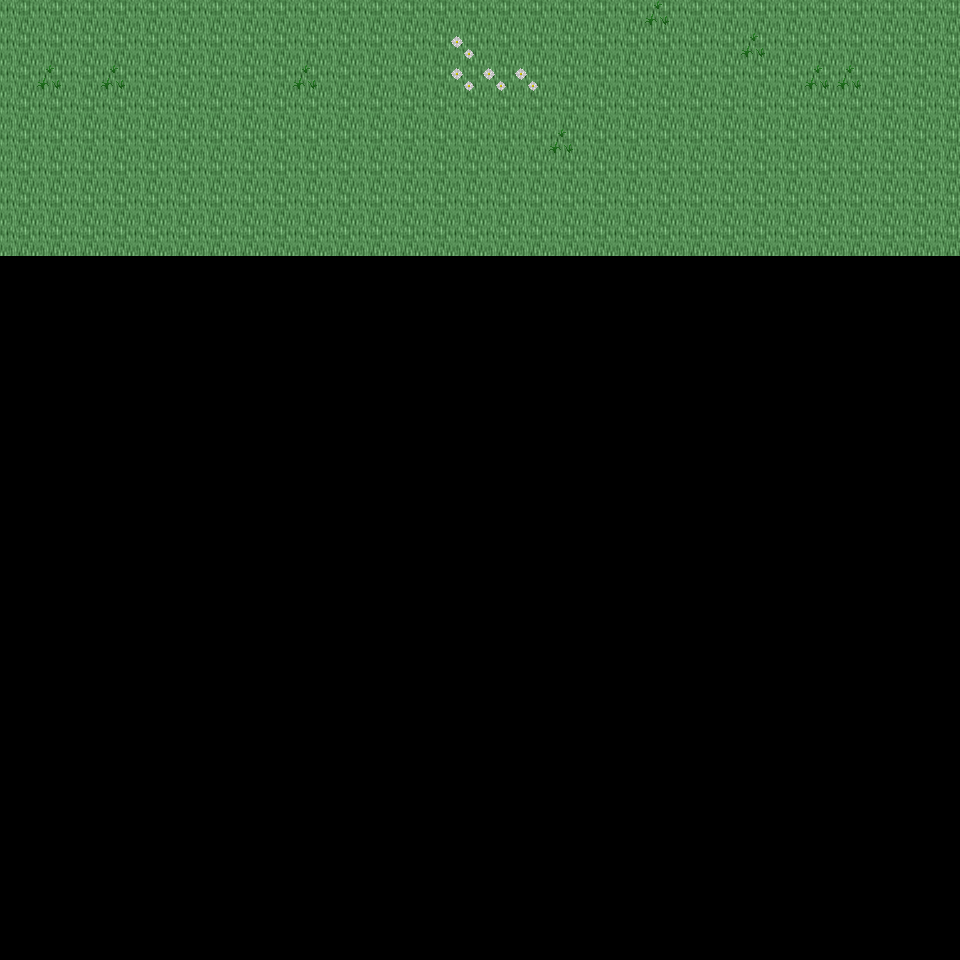

This game map was drawn from its Tiled (.tmx) file and the tilesets committed beside it. A one-line description and the trimmed map source follow:
An orthogonal 30x30 tile map with 32x32 px tiles, 6 tile layers (Ground, Object, Object2, Above, ...), 24 tilesets and 3 objects (3x mapExit).

<map version="1.0" orientation="orthogonal" renderorder="right-down" width="30" height="30" tilewidth="32" tileheight="32" nextobjectid="4">
  <tileset firstgid="1" name="tileset_ground_ground" tilewidth="32" tileheight="32" tilecount="33" columns="3">
    <image source="../drawable/tileset_ground_ground.png" width="96" height="352" />
  </tileset>
  <tileset firstgid="34" name="tileset_ground_ridge_earth_dark" tilewidth="32" tileheight="32" tilecount="96" columns="12">
    <image source="../drawable/tileset_ground_ridge_earth_dark.png" width="384" height="256" />
  </tileset>
  <tileset firstgid="130" name="tileset_plant_grasses" tilewidth="32" tileheight="32" tilecount="6" columns="3">
    <image source="../drawable/tileset_plant_grasses.png" width="96" height="64" />
  </tileset>
  <tileset firstgid="136" name="tileset_ground_grass_edges" tilewidth="32" tileheight="32" tilecount="36" columns="12">
    <image source="../drawable/tileset_ground_grass_edges.png" width="384" height="96" />
  </tileset>
  <tileset firstgid="172" name="tileset_ground_rock_pebbles" tilewidth="32" tileheight="32" tilecount="3" columns="1">
    <image source="../drawable/tileset_ground_rock_pebbles.png" width="32" height="96" />
  </tileset>
  <tileset firstgid="175" name="tileset_plant_flower_daisy_blue" tilewidth="32" tileheight="32" tilecount="8" columns="2">
    <image source="../drawable/tileset_plant_flower_daisy_blue.png" width="64" height="128" />
  </tileset>
  <tileset firstgid="183" name="tileset_plant_flower_daisy_white" tilewidth="32" tileheight="32" tilecount="8" columns="2">
    <image source="../drawable/tileset_plant_flower_daisy_white.png" width="64" height="128" />
  </tileset>
  <tileset firstgid="191" name="tileset_ground_cobbled_paving" tilewidth="32" tileheight="32" tilecount="1" columns="1">
    <image source="../drawable/tileset_ground_cobbled_paving.png" width="32" height="32" />
  </tileset>
  <tileset firstgid="192" name="tileset_item_pot_dark_barrel" tilewidth="32" tileheight="32" tilecount="2" columns="1">
    <image source="../drawable/tileset_item_pot_dark_barrel.png" width="32" height="64" />
  </tileset>
  <tileset firstgid="194" name="tileset_item_statue_green_stone" tilewidth="32" tileheight="32" tilecount="12" columns="4">
    <image source="../drawable/tileset_item_statue_green_stone.png" width="128" height="96" />
  </tileset>
  <tileset firstgid="206" name="tileset_logic_creature_orc" tilewidth="32" tileheight="32" tilecount="6" columns="6">
    <image source="../drawable/tileset_logic_creature_orc.png" width="192" height="32" />
  </tileset>
  <tileset firstgid="212" name="tileset_logic_creature_gnome" tilewidth="32" tileheight="32" tilecount="6" columns="6">
    <image source="../drawable/tileset_logic_creature_gnome.png" width="192" height="32" />
  </tileset>
  <tileset firstgid="218" name="tileset_logic_creature_animal" tilewidth="32" tileheight="32" tilecount="32" columns="8">
    <image source="../drawable/tileset_logic_creature_animal.png" width="256" height="128" />
  </tileset>
  <tileset firstgid="250" name="tileset_logic_item_sign" tilewidth="32" tileheight="32" tilecount="1" columns="1">
    <image source="../drawable/tileset_logic_item_sign.png" width="32" height="32" />
  </tileset>
  <tileset firstgid="251" name="tileset_logic_collision" tilewidth="32" tileheight="32" tilecount="1" columns="1">
    <image source="../drawable/tileset_logic_collision.png" width="32" height="32" />
  </tileset>
  <tileset firstgid="252" name="tileset_logic_portal" tilewidth="32" tileheight="32" tilecount="24" columns="8">
    <image source="../drawable/tileset_logic_portal.png" width="256" height="96" />
  </tileset>
  <tileset firstgid="276" name="tileset_ground_pothole" tilewidth="32" tileheight="32" tilecount="4" columns="4">
    <image source="../drawable/tileset_ground_pothole.png" width="128" height="32" />
  </tileset>
  <tileset firstgid="280" name="tileset_object_suspension_bridge" tilewidth="32" tileheight="32" tilecount="24" columns="3">
    <image source="../drawable/tileset_object_suspension_bridge.png" width="96" height="256" />
  </tileset>
  <tileset firstgid="304" name="tileset_item_corpse_huge_animal" tilewidth="32" tileheight="32" tilecount="16" columns="2">
    <image source="../drawable/tileset_item_corpse_huge_animal.png" width="64" height="256" />
  </tileset>
  <tileset firstgid="320" name="tileset_ground_green_paving" tilewidth="32" tileheight="32" tilecount="18" columns="3">
    <image source="../drawable/tileset_ground_green_paving.png" width="96" height="192" />
  </tileset>
  <tileset firstgid="338" name="tileset_logic_protection" tilewidth="32" tileheight="32" tilecount="2" columns="2">
    <image source="../drawable/tileset_logic_protection.png" width="64" height="32" />
  </tileset>
  <tileset firstgid="340" name="tileset_building_chimney_smoke" tilewidth="32" tileheight="32" tilecount="40" columns="4">
    <image source="../drawable/tileset_building_chimney_smoke.png" width="128" height="320" />
  </tileset>
  <tileset firstgid="380" name="tileset_building_huts" tilewidth="32" tileheight="32" tilecount="338" columns="26">
    <image source="../drawable/tileset_building_huts.png" width="832" height="416" />
  </tileset>
  <tileset firstgid="718" name="tileset_light_door_light" tilewidth="32" tileheight="32" tilecount="12" columns="3">
    <image source="../drawable/tileset_light_door_light.png" width="96" height="128" />
  </tileset>
  <layer name="Ground" width="30" height="30">
    <data>[900 cells, 240 non-empty, 1 distinct tile ids]</data>
  </layer>
  <layer name="Object" width="30" height="30">
    <data>[900 cells, 12 non-empty, 2 distinct tile ids]</data>
  </layer>
  <layer name="Object2" width="30" height="30">
    <data>[900 cells, 0 non-empty, 0 distinct tile ids]</data>
  </layer>
  <layer name="Above" width="30" height="30">
    <data>[900 cells, 0 non-empty, 0 distinct tile ids]</data>
  </layer>
  <layer name="Above2" width="30" height="30">
    <data>[900 cells, 0 non-empty, 0 distinct tile ids]</data>
  </layer>
  <layer name="Walkable" width="30" height="30">
    <data>[900 cells, 0 non-empty, 0 distinct tile ids]</data>
  </layer>
  <objectgroup name="MapEvents">
    <object id="1" name="north" type="mapExit" x="0" y="0" width="960" height="32">
      <properties>
        <property name="map" value="level_0_x190_y28" />
        <property name="x" value="0" />
        <property name="y" value="28" />
      </properties>
    </object>
    <object id="2" name="west" type="mapExit" x="0" y="0" width="32" height="960">
      <properties>
        <property name="map" value="level_0_x189_y29" />
        <property name="x" value="28" />
        <property name="y" value="0" />
      </properties>
    </object>
    <object id="3" name="east" type="mapExit" x="928" y="0" width="32" height="960">
      <properties>
        <property name="map" value="level_0_x191_y29" />
        <property name="x" value="1" />
        <property name="y" value="0" />
      </properties>
    </object>
  </objectgroup>
</map>
